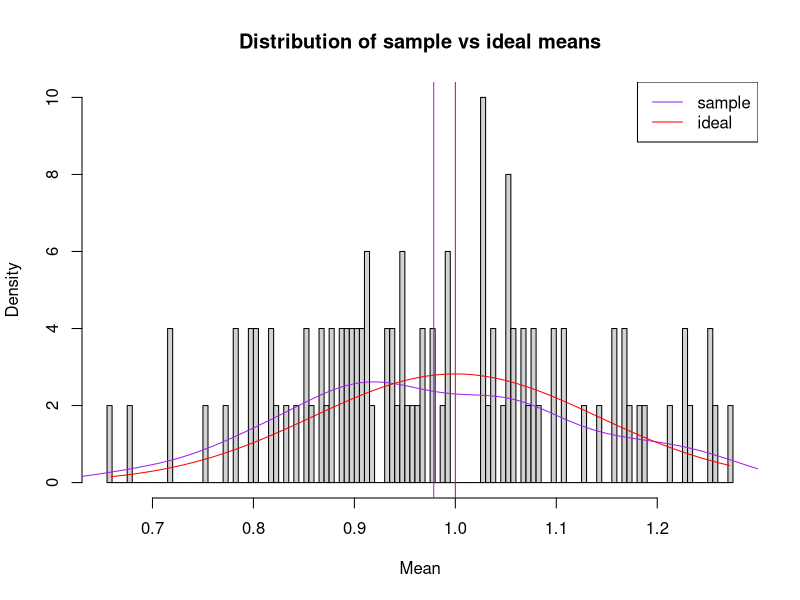

Write the R code that produced this figure.
## ---- chunk 1
    getMeans <- function(iterations, sampleSize, lambda) {
      simulatedMean <- rep(0, iterations)
      for (i in 1 : iterations) {
        simulatedMean[i] <- mean(rexp(sampleSize, rate = lambda))
      }
      return(simulatedMean)
    }
## ---- chunk 2
getMeans(7, 50, 1)
## ---- chunk 3
sampleMeans <- getMeans(100, 50, 1)
idealXAxis <- seq(min(sampleMeans), max(sampleMeans), length=100)
idealYAxis <- dnorm(idealXAxis, mean=1, sd=1/(1 * sqrt(50)))
hist(sampleMeans,
     breaks = 100,
     probability = TRUE,
     xlab = "Mean",
     main = "Distribution of sample vs ideal means",
     ylab = "Density")
abline(v = mean(sampleMeans), col="purple")
abline(v = 1, col="red")
lines(density(sampleMeans), col="purple")
lines(idealXAxis, idealYAxis, col="red")       
legend('topright', c("sample", "ideal"), lwd=1, col=c("purple", "red"))
